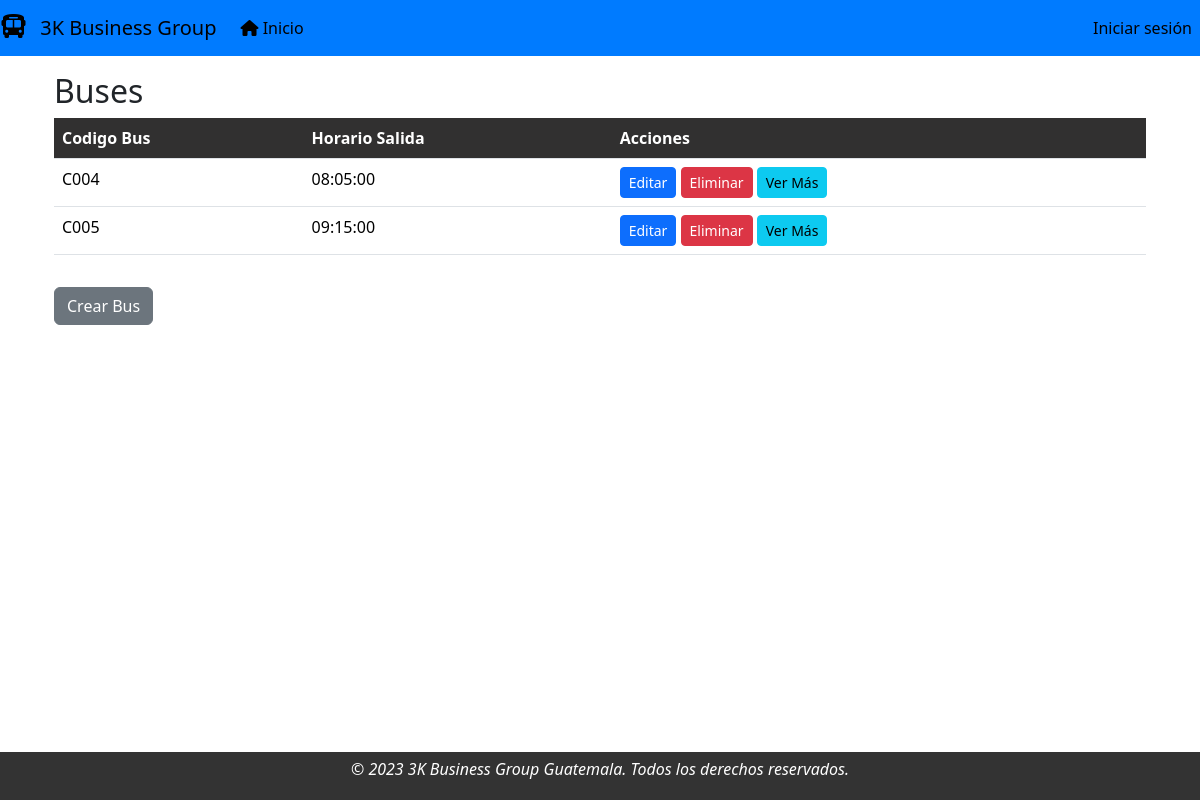
Screenshot of /buses/ver_bus/ with the database file from the repository.
### modulo_buses/models.py (models this page shows)
class Bus(models.Model):
    tipo_bus = models.CharField(max_length=256, blank=True,choices=desplegable, verbose_name='Tipo de Autobus')
    numero_placa = models.CharField(max_length=256, blank=True, verbose_name='No. de placa')
    codigo_bus = models.CharField(max_length=256,blank=True, verbose_name='Codigo Bus')
    chofer = models.ForeignKey(Personal, on_delete=models.SET_NULL, related_name='buses_chofer', null=True, blank=True, verbose_name='Chofer')
    ayudante = models.ForeignKey(Personal, on_delete=models.SET_NULL, related_name='buses_ayudante', null=True, blank=True, verbose_name='Ayudante')
    horario_salida = models.CharField(max_length=256,blank=True,verbose_name='Horario Salida')

### modulo_buses/views.py (the view)
# urls.py: path('ver_bus/', ViewListarBuses.as_view(), name='ver_bus')
class ViewListarBuses(ListView):
    model = Bus
    context_object_name = 'buses'
    template_name = 'vista_bus.html'

### modulo_personal/models.py (called while the page is built)
    def __str__(self):
        return f'{self.nombres} {self.apellidos} {self.rol} '

### modulo_buses/templates/vista_bus.html (shortened to what this page needs)
{% extends "base.html" %}
{% block contenido %}
<div class="container">
  <h2 class="mt-3">Buses</h2>
  <table class="table">
    <thead>
      <tr>
        <th>Codigo Bus</th>
        <th>Horario Salida</th>
        <th>Acciones</th>
      </tr>
    </thead>
    <tbody>
      {% for bus in buses %}
      <tr>
        <td>{{ bus.codigo_bus }}</td>
        <td>{{ bus.horario_salida }}</td>
        <td>
          <a href="{% url 'buses:editar_bus' bus.id %}" class="btn btn-primary btn-sm">Editar</a>
          <a href="{% url 'buses:eliminar_bus' bus.id %}" class="btn btn-danger btn-sm">Eliminar</a>
          <button class="btn btn-info btn-sm" onclick="mostrarInfo('{{ bus.tipo_bus }}', '{{ bus.numero_placa }}', '{{ bus.chofer }}', '{{ bus.ayudante }}')">Ver Más</button>
        </td>
      </tr>
      {% endfor %}
    </tbody>
  </table>
  <a href="{% url 'buses:crear_bus' %}" class="btn btn-secondary mt-3">Crear Bus</a>
</div>
{% endblock contenido %}

### modulo_buses/templates/vista_bus.html (style rules this page uses)
table.table thead th { background-color: rgb(49, 48, 48); color: white; }

### rows the page displays
Bus: codigo_bus "C004", horario_salida "08:05:00"
Bus: codigo_bus "C005", horario_salida "09:15:00"
